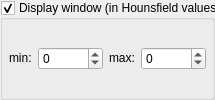
          <widget class="QGroupBox" name="displ_win">
           <property name="sizePolicy">
            <sizepolicy hsizetype="Preferred" vsizetype="Maximum">
             <horstretch>0</horstretch>
             <verstretch>0</verstretch>
            </sizepolicy>
           </property>
           <property name="title">
            <string>Display window (in Hounsfield values)</string>
           </property>
           <property name="checkable">
            <bool>true</bool>
           </property>
           <layout class="QHBoxLayout" name="horizontalLayout_9">
            <property name="leftMargin">
             <number>6</number>
            </property>
            <property name="topMargin">
             <number>6</number>
            </property>
            <property name="rightMargin">
             <number>6</number>
            </property>
            <property name="bottomMargin">
             <number>6</number>
            </property>
            <item>
             <widget class="QLabel" name="label_10">
              <property name="sizePolicy">
               <sizepolicy hsizetype="Maximum" vsizetype="Maximum">
                <horstretch>0</horstretch>
                <verstretch>0</verstretch>
               </sizepolicy>
              </property>
              <property name="text">
               <string>min:</string>
              </property>
             </widget>
            </item>
            <item>
             <widget class="QSpinBox" name="displ_min">
              <property name="minimum">
               <number>-10000</number>
              </property>
              <property name="maximum">
               <number>10000</number>
              </property>
             </widget>
            </item>
            <item>
             <widget class="QLabel" name="label_18">
              <property name="sizePolicy">
               <sizepolicy hsizetype="Maximum" vsizetype="Maximum">
                <horstretch>0</horstretch>
                <verstretch>0</verstretch>
               </sizepolicy>
              </property>
              <property name="text">
               <string>max:</string>
              </property>
             </widget>
            </item>
            <item>
             <widget class="QSpinBox" name="displ_max">
              <property name="minimum">
               <number>-10000</number>
              </property>
              <property name="maximum">
               <number>10000</number>
              </property>
             </widget>
            </item>
           </layout>
          </widget>
